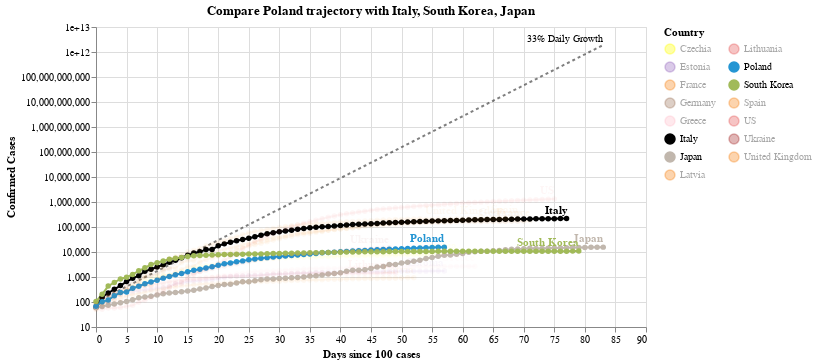

Notebook code for this chart:
### Code cell
#hide_input
chart3 = make_since_chart(['Poland'])
chart3

### Figure 1 — Vega-Lite specification as saved in the notebook (floating-point values rounded to 4 significant figures; data arrays with more than 128 entries replaced by an {"elided": "..."} marker saying what was removed)
{"config": {"view": {"continuousWidth": 400, "continuousHeight": 300}}, "layer": [{"mark": {"type": "line", "color": "black", "opacity": 0.5, "strokeDash": [3, 3]}, "encoding": {"x": {"type": "quantitative", "field": "Days since 100 cases"}, "y": {"type": "quantitative", "field": "Confirmed Cases"}}}, {"mark": {"type": "text", "align": "right", "dy": -6, "fontSize": 10, "text": "33% Daily Growth"}, "encoding": {"x": {"type": "quantitative", "field": "Days since 100 cases"}, "y": {"type": "quantitative", "field": "Confirmed Cases"}}, "transform": [{"filter": "(datum['Days since 100 cases'] >= 83)"}]}, {"data": {"name": "data-9619b962d5193355c297c0c8e73b0d55"}, "mark": {"type": "line", "point": true}, "encoding": {"color": {"type": "nominal", "field": "Country", "legend": {"columns": 2}, "scale": {"domain": ["Czechia", "Estonia", "France", "Germany", "Greece", "Italy", "Japan", "Latvia", "Lithuania", "Poland", "South Korea", "Spain", "US", "Ukraine", "United Kingdom"], "range": ["yellow", "#9467bd", "#F58518", "#9D755D", "pink", "black", "#C1B7AD", "#F58518", "#E45756", "#2495D3", "#A1BA59", "#F58518", "#E45756", "brown", "#F58518"]}}, "opacity": {"condition": {"value": 1, "selection": "selector001"}, "value": 0.05}, "tooltip": [{"type": "nominal", "field": "Country"}, {"type": "temporal", "field": "Date"}, {"type": "quantitative", "field": "Confirmed Cases"}, {"type": "quantitative", "field": "Days since 100 cases"}], "x": {"type": "quantitative", "field": "Days since 100 cases"}, "y": {"type": "quantitative", "field": "Confirmed Cases", "scale": {"type": "log"}}}, "selection": {"selector001": {"type": "multi", "fields": ["Country"], "bind": "legend", "init": [{"Country": "Poland"}, {"Country": "Italy"}, {"Country": "South Korea"}, {"Country": "Japan"}]}}, "width": 550}, {"data": {"name": "data-9619b962d5193355c297c0c8e73b0d55"}, "mark": {"type": "text", "align": "right", "dy": -8, "fontWeight": "bold"}, "encoding": {"color": {"type": "nominal", "field": "Country", "legend": {"columns": 2}, "scale": {"domain": ["Czechia", "Estonia", "France", "Germany", "Greece", "Italy", "Japan", "Latvia", "Lithuania", "Poland", "South Korea", "Spain", "US", "Ukraine", "United Kingdom"], "range": ["yellow", "#9467bd", "#F58518", "#9D755D", "pink", "black", "#C1B7AD", "#F58518", "#E45756", "#2495D3", "#A1BA59", "#F58518", "#E45756", "brown", "#F58518"]}}, "opacity": {"condition": {"value": 1, "selection": "selector001"}, "value": 0.05}, "text": {"type": "nominal", "field": "Country"}, "tooltip": [{"type": "nominal", "field": "Country"}, {"type": "temporal", "field": "Date"}, {"type": "quantitative", "field": "Confirmed Cases"}, {"type": "quantitative", "field": "Days since 100 cases"}], "x": {"type": "quantitative", "field": "Days since 100 cases"}, "y": {"type": "quantitative", "field": "Confirmed Cases", "scale": {"type": "log"}}}, "transform": [{"filter": "(datum['Date'] >= 1588982400000)"}], "width": 550}], "data": {"name": "data-dcd91a92b5d4e720f1d5f46032f7bfdc"}, "title": "Compare Poland trajectory with Italy, South Korea, Japan", "$schema": "https://vega.github.io/schema/vega-lite/v4.0.2.json", "datasets": {"data-dcd91a92b5d4e720f1d5f46032f7bfdc": [{"Days since 100 cases": 0, "Confirmed Cases": 100.0}, {"Days since 100 cases": 1, "Confirmed Cases": 133.0}, {"Days since 100 cases": 2, "Confirmed Cases": 176.9}, {"Days since 100 cases": 3, "Confirmed Cases": 235.3}, {"Days since 100 cases": 4, "Confirmed Cases": 312.9}, {"Days since 100 cases": 5, "Confirmed Cases": 416.2}, {"Days since 100 cases": 6, "Confirmed Cases": 553.5}, {"Days since 100 cases": 7, "Confirmed Cases": 736.1}, {"Days since 100 cases": 8, "Confirmed Cases": 979.1}, {"Days since 100 cases": 9, "Confirmed Cases": 1302.0}, {"Days since 100 cases": 10, "Confirmed Cases": 1732.0}, {"Days since 100 cases": 11, "Confirmed Cases": 2303.0}, {"Days since 100 cases": 12, "Confirmed Cases": 3064.0}, {"Days since 100 cases": 13, "Confirmed Cases": 4074.0}, {"Days since 100 cases": 14, "Confirmed Cases": 5419.0}, {"Days since 100 cases": 15, "Confirmed Cases": 7207.0}, {"Days since 100 cases": 16, "Confirmed Cases": 9586.0}, {"Days since 100 cases": 17, "Confirmed Cases": 12750.0}, {"Days since 100 cases": 18, "Confirmed Cases": 16960.0}, {"Days since 100 cases": 19, "Confirmed Cases": 22550.0}, {"Days since 100 cases": 20, "Confirmed Cases": 29990.0}, {"Days since 100 cases": 21, "Confirmed Cases": 39890.0}, {"Days since 100 cases": 22, "Confirmed Cases": 53060.0}, {"Days since 100 cases": 23, "Confirmed Cases": 70560.0}, {"Days since 100 cases": 24, "Confirmed Cases": 93850.0}, {"Days since 100 cases": 25, "Confirmed Cases": 124800.0}, {"Days since 100 cases": 26, "Confirmed Cases": 166000.0}, {"Days since 100 cases": 27, "Confirmed Cases": 220800.0}, {"Days since 100 cases": 28, "Confirmed Cases": 293700.0}, {"Days since 100 cases": 29, "Confirmed Cases": 390600.0}, {"Days since 100 cases": 30, "Confirmed Cases": 519500.0}, {"Days since 100 cases": 31, "Confirmed Cases": 690900.0}, {"Days since 100 cases": 32, "Confirmed Cases": 918900.0}, {"Days since 100 cases": 33, "Confirmed Cases": 1222000.0}, {"Days since 100 cases": 34, "Confirmed Cases": 1625000.0}, {"Days since 100 cases": 35, "Confirmed Cases": 2162000.0}, {"Days since 100 cases": 36, "Confirmed Cases": 2875000.0}, {"Days since 100 cases": 37, "Confirmed Cases": 3824000.0}, {"Days since 100 cases": 38, "Confirmed Cases": 5086000.0}, {"Days since 100 cases": 39, "Confirmed Cases": 6764000.0}, {"Days since 100 cases": 40, "Confirmed Cases": 8996000.0}, {"Days since 100 cases": 41, "Confirmed Cases": 11970000.0}, {"Days since 100 cases": 42, "Confirmed Cases": 15910000.0}, {"Days since 100 cases": 43, "Confirmed Cases": 21170000.0}, {"Days since 100 cases": 44, "Confirmed Cases": 28150000.0}, {"Days since 100 cases": 45, "Confirmed Cases": 37440000.0}, {"Days since 100 cases": 46, "Confirmed Cases": 49790000.0}, {"Days since 100 cases": 47, "Confirmed Cases": 66230000.0}, {"Days since 100 cases": 48, "Confirmed Cases": 88080000.0}, {"Days since 100 cases": 49, "Confirmed Cases": 117100000.0}, {"Days since 100 cases": 50, "Confirmed Cases": 155800000.0}, {"Days since 100 cases": 51, "Confirmed Cases": 207200000.0}, {"Days since 100 cases": 52, "Confirmed Cases": 275600000.0}, {"Days since 100 cases": 53, "Confirmed Cases": 366600000.0}, {"Days since 100 cases": 54, "Confirmed Cases": 487500000.0}, {"Days since 100 cases": 55, "Confirmed Cases": 648400000.0}, {"Days since 100 cases": 56, "Confirmed Cases": 862400000.0}, {"Days since 100 cases": 57, "Confirmed Cases": 1147000000.0}, {"Days since 100 cases": 58, "Confirmed Cases": 1525000000.0}, {"Days since 100 cases": 59, "Confirmed Cases": 2029000000.0}, {"Days since 100 cases": 60, "Confirmed Cases": 2698000000.0}, {"Days since 100 cases": 61, "Confirmed Cases": 3589000000.0}, {"Days since 100 cases": 62, "Confirmed Cases": 4773000000.0}, {"Days since 100 cases": 63, "Confirmed Cases": 6348000000.0}, {"Days since 100 cases": 64, "Confirmed Cases": 8443000000.0}, {"Days since 100 cases": 65, "Confirmed Cases": 11230000000.0}, {"Days since 100 cases": 66, "Confirmed Cases": 14940000000.0}, {"Days since 100 cases": 67, "Confirmed Cases": 19860000000.0}, {"Days since 100 cases": 68, "Confirmed Cases": 26420000000.0}, {"Days since 100 cases": 69, "Confirmed Cases": 35140000000.0}, {"Days since 100 cases": 70, "Confirmed Cases": 46730000000.0}, {"Days since 100 cases": 71, "Confirmed Cases": 62150000000.0}, {"Days since 100 cases": 72, "Confirmed Cases": 82660000000.0}, {"Days since 100 cases": 73, "Confirmed Cases": 109900000000.0}, {"Days since 100 cases": 74, "Confirmed Cases": 146200000000.0}, {"Days since 100 cases": 75, "Confirmed Cases": 194500000000.0}, {"Days since 100 cases": 76, "Confirmed Cases": 258700000000.0}, {"Days since 100 cases": 77, "Confirmed Cases": 344000000000.0}, {"Days since 100 cases": 78, "Confirmed Cases": 457500000000.0}, {"Days since 100 cases": 79, "Confirmed Cases": 608500000000.0}, {"Days since 100 cases": 80, "Confirmed Cases": 809300000000.0}, {"Days since 100 cases": 81, "Confirmed Cases": 1076000000000.0}, {"Days since 100 cases": 82, "Confirmed Cases": 1432000000000.0}, {"Days since 100 cases": 83, "Confirmed Cases": 1904000000000.0}], "data-9619b962d5193355c297c0c8e73b0d55": {"elided": "990 records"}}}
